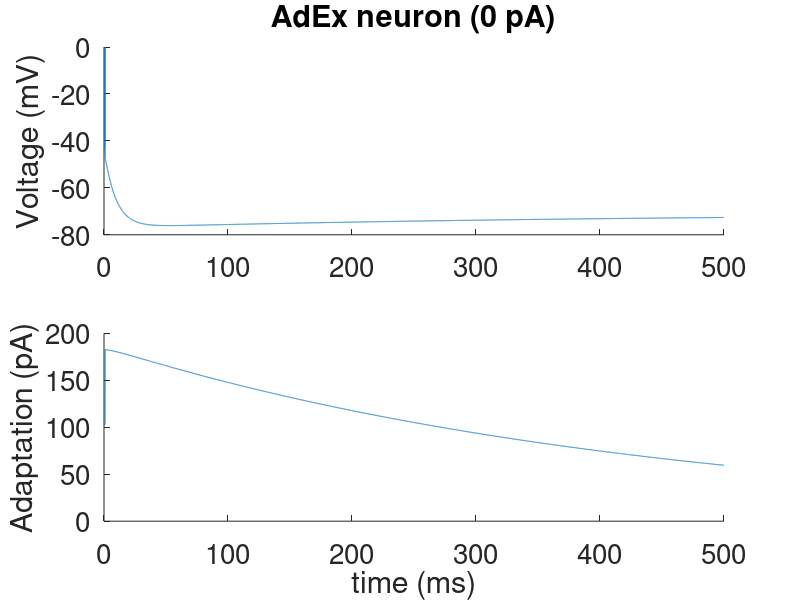

Recreate this plot in MATLAB.

clear;
%close all;

% Integration time and time step
N=500;
dt=0.05;

% cortex-matched model, Brette-Touboul 2008
c=281; 
gl=30;
el=-70.6; 
vt=-50.4;
delta=2; 
vreset=-47.2;
a=4; tauw=500; b=80;      % time constant to determine the rhythm
% spike mark and number of spikes
vspike=0;
nsp=0;

% model variables
v=zeros(1,round(N/dt));
w=zeros(1,round(N/dt));

% stimuli
stimulus=0; % pA
input=stimulus*ones(1,round(N/dt));

% initial conditions
v(1)=-44.15; %Vrest
w(1)=102.83;


for i=2:1:round(N/dt)
        t(i)=(i-1)*dt;
                                                        
        v(i)=dt/c*(-gl*(v(i-1)-el)+gl*delta*exp((v(i-1)-vt)/delta)-w(i-1)+input(i)) + v(i-1);
        w(i)=dt/tauw*(a*(v(i-1)-el)-w(i-1)) + w(i-1);
                                       
        if  v(i)>=vspike
            v(i-1)=0;
            v(i)=vreset;
            w(i)=w(i) + b;
            nsp=nsp + 1;
        end                                                            
                
end 

figure

subplot(2,1,1)
plot(t,v)
box off
set(gca,'Fontsize',20)
ylabel('Voltage (mV)')
title(sprintf('AdEx neuron (%d pA)',input(1)))

subplot(2,1,2)
plot(t,w)
box off
ylabel('Adaptation (pA)')
xlabel('time (ms)')
set(gca,'Fontsize',20)
